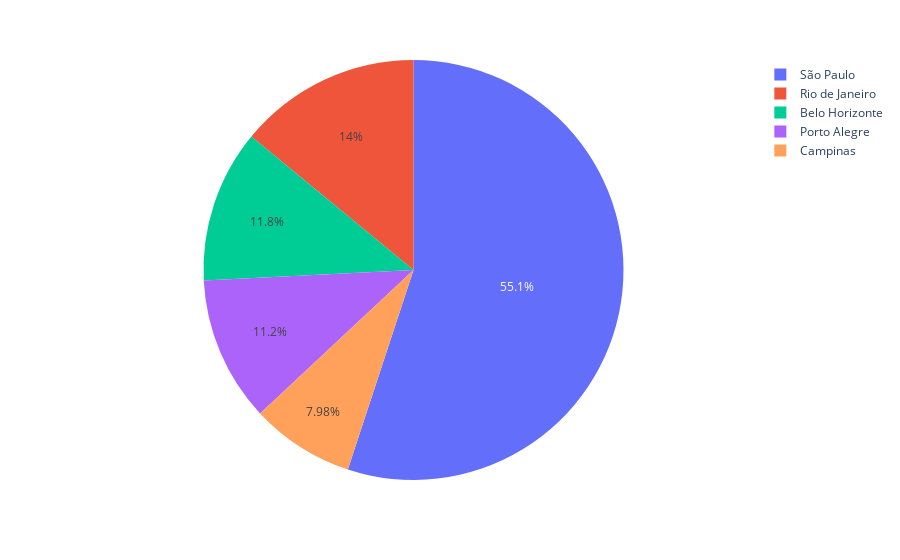

The notebook cell saved with this chart:
### Code cell
fig = px.pie(df, names='city')
fig.show()

### Figure 1 — Plotly figure (JSON) as saved in the notebook; plotly's stock layout.template omitted (floating-point values rounded to 4 significant figures; data arrays with more than 128 entries replaced by an {"elided": "..."} marker saying what was removed)
{"data": [{"domain": {"x": [0.0, 1.0], "y": [0.0, 1.0]}, "hovertemplate": "city=%{label}<extra></extra>", "labels": {"elided": "10692 str values"}, "legendgroup": "", "name": "", "showlegend": true, "type": "pie"}], "layout": {"legend": {"tracegroupgap": 0}, "margin": {"t": 60}}}
